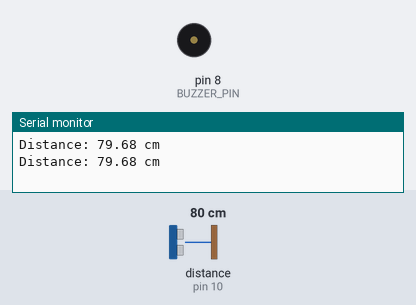
The program below on a simulated Arduino Uno, built with avr-gcc and run on an emulated ATmega328P. Parts: buzzer (waves = sounding), the last lines printed to the serial monitor. Wiring (from diagram.json): ultrasonic range finder: trigger pin 9; echo pin 10. Inputs (shaded band) come from the test bench; at power-on: distance to the obstacle (sensor on pin 10) 80 cm. The echo pulse lasts 58.3 µs per cm.

Above: at 1.8 s.
1.9 s: distance to the obstacle (sensor on pin 10) set to 18 cm
At 2.6 s:
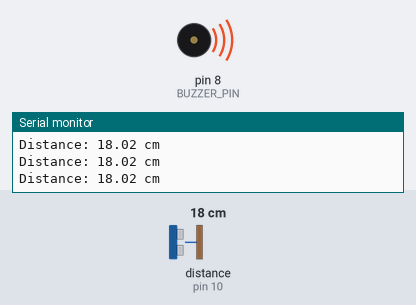
6.0 s: distance to the obstacle (sensor on pin 10) set to 35 cm
At 6.32 s:
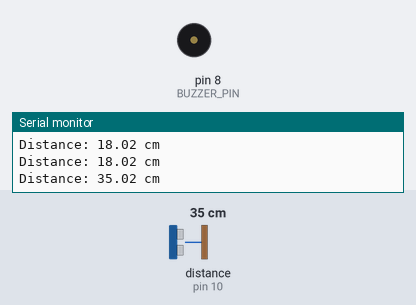
9.5 s: distance to the obstacle (sensor on pin 10) set to 2 cm
At 9.65 s:
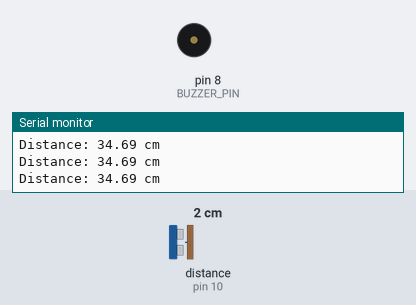
11.0 s: distance to the obstacle (sensor on pin 10) set to 120 cm
At 12.2 s:
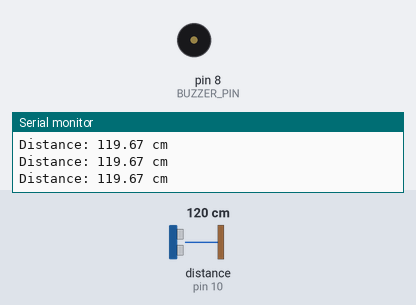
Timing chart, 0 to 13.5 s (numbered marks = the images above; inputs shaded):
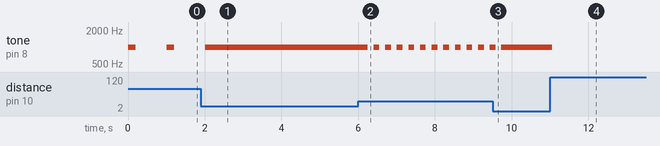

Measured:
- after the input at 1.9 s, tone on pin 8 (BUZZER_PIN): goes on until 2.0 s, then stays 1000 Hz
- after the input at 6.0 s, tone on pin 8 (BUZZER_PIN): alternates 1000 Hz for 0.15 s and silent for 0.15 s, starting after 0.25 s
- after the input at 9.5 s, tone on pin 8 (BUZZER_PIN): goes on until 9.7 s, then stays 1000 Hz
- after the input at 11.0 s, tone on pin 8 (BUZZER_PIN): 1000 Hz → silent after 0.06 s
- by itself, tone on pin 8 (BUZZER_PIN): alternates 1000 Hz for 0.20 s and silent for 0.81 s

The program:

main.cpp
```cpp
#include <Arduino.h>

const int TRIG_PIN = 9;
const int ECHO_PIN = 10;
const int BUZZER_PIN = 8;

float getDistance() {
    digitalWrite(TRIG_PIN, LOW);
    delayMicroseconds(2);

    digitalWrite(TRIG_PIN, HIGH);
    delayMicroseconds(10);
    digitalWrite(TRIG_PIN, LOW);

    long duration = pulseIn(ECHO_PIN, HIGH, 30000);

    if (duration == 0) {
        return -1;
    }

    return duration * 0.0343 / 2.0;
}

void setup() {
    Serial.begin(9600);

    pinMode(TRIG_PIN, OUTPUT);
    pinMode(ECHO_PIN, INPUT);
    pinMode(BUZZER_PIN, OUTPUT);
}

void loop() {
    float distance = getDistance();

    Serial.print("Distance: ");

    if (distance < 0) {
        Serial.println("Out of range");
        noTone(BUZZER_PIN);
        delay(100);
        return;
    }

    Serial.print(distance);
    Serial.println(" cm");

    if (distance < 20) {
        tone(BUZZER_PIN, 1000);
        delay(100);
    }
    else if (distance < 50) {
        tone(BUZZER_PIN, 1000);
        delay(150);
        noTone(BUZZER_PIN);
        delay(150);
    }
    else if (distance < 100) {
        tone(BUZZER_PIN, 1000);
        delay(200);
        noTone(BUZZER_PIN);
        delay(800);
    }
    else {
        noTone(BUZZER_PIN);
        delay(200);
    }
}
```
